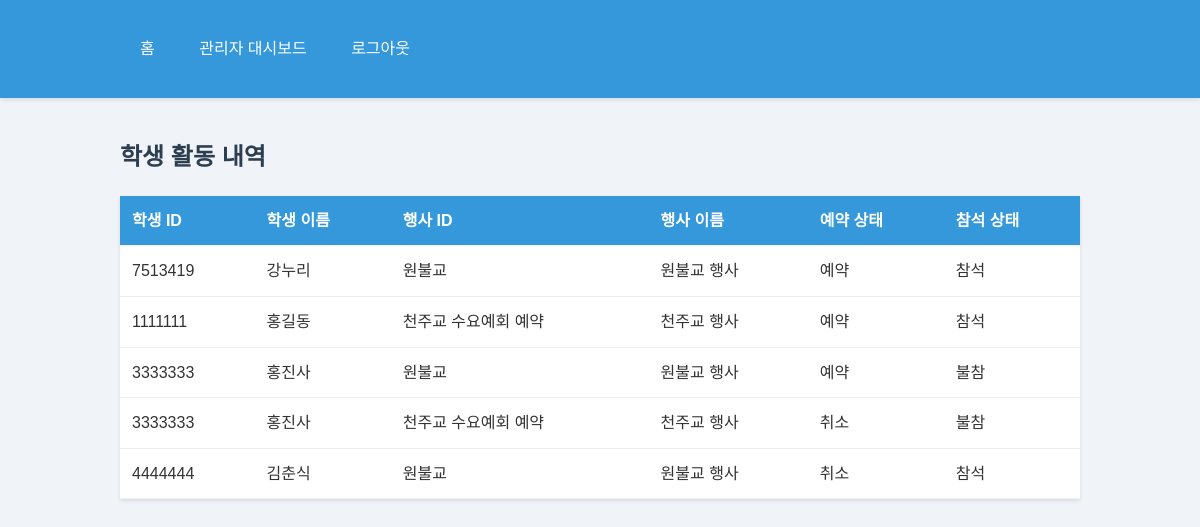
Before: /admin-student-activities/ (signed in) with the older database file.
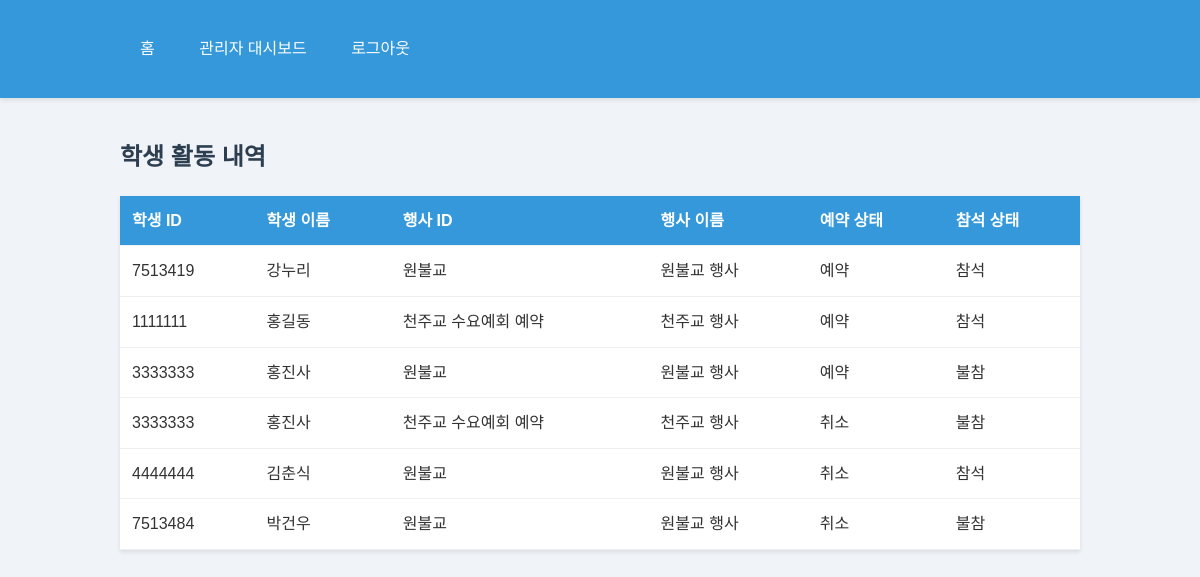
After: the same page with the newer database file.
### main/models.py (models this page shows, shortened)
class EventAttendance(models.Model):
    RESERVATION_CHOICES = [
        ('예약', '예약'),
        ('취소', '취소'),
    ]
    ATTENDANCE_CHOICES = [
        ('불참', '불참'),
        ('참석', '참석'),
    ]
    student = models.ForeignKey(Student, on_delete=models.CASCADE)
    event = models.ForeignKey(ReligiousEvent, on_delete=models.CASCADE)
    reservation = models.CharField(max_length=10, choices=RESERVATION_CHOICES, default='예약')
    attendance = models.CharField(max_length=10, choices=ATTENDANCE_CHOICES, default='불참')
    note = models.CharField(max_length=200, blank=True)
    class Meta:
        unique_together = ('student', 'event')

class Student(models.Model):
    student_id = models.CharField(max_length=7, primary_key=True)
    password = models.CharField(max_length=128)  # 해시된 비밀번호를 저장하기 위해 길이를 늘립니다
    grade = models.CharField(max_length=2)
    company = models.CharField(max_length=1)
    name = models.CharField(max_length=10)
    contact = models.CharField(max_length=12, blank=True)
    note = models.CharField(max_length=200, blank=True)
    class Meta:
        db_table = 'student'  # 기존 테이블 이름을 유지하려면 이 줄을 추가하세요

class ReligiousEvent(models.Model):
    RELIGION_CHOICES = [
        ('원불교', '원불교'),
        ('천주교', '천주교'),
        ('기독교', '기독교'),
        ('불교', '불교'),
    ]
    STATUS_CHOICES = [
        ('예약', '예약'),
        ('종료', '종료'),
        ('취소', '취소'),
    ]
    event_id = models.CharField(max_length=20, primary_key=True)
    date = models.CharField(max_length=10)
    religion = models.CharField(max_length=20, choices=RELIGION_CHOICES)
    status = models.CharField(max_length=10, choices=STATUS_CHOICES, default='예약')
    reserved_count = models.IntegerField(null=True, blank=True)
    attended_count = models.IntegerField(null=True, blank=True)
    note = models.CharField(max_length=200, blank=True)
    name = models.CharField(max_length=100, default='')

### main/views.py (the view)
# urls.py: path('admin-student-activities/', views.admin_student_activities, name='admin_student_activities'),
@admin_login_required
def admin_student_activities(request):
    attendances = EventAttendance.objects.select_related('student', 'event').all()
    return render(request, 'admin_student_activities.html', {'attendances': attendances})

### main/views.py (called while the page is built)
def admin_login_required(view_func):
    @wraps(view_func)
    def wrapper(request, *args, **kwargs):
        if not request.user.is_authenticated or not isinstance(request.user, MyAdmin):
            messages.error(request, '관리자 로그인이 필요합니다.')
            return redirect('admin_login')
        return view_func(request, *args, **kwargs)
    return wrapper

### templates/admin_student_activities.html
{% extends 'base.html' %}
{% block content %}
<h2>학생 활동 내역</h2>
<table>
    <thead>
        <tr>
            <th>학생 ID</th>
            <th>학생 이름</th>
            <th>행사 ID</th>
            <th>행사 이름</th>
            <th>예약 상태</th>
            <th>참석 상태</th>
        </tr>
    </thead>
    <tbody>
        {% for attendance in attendances %}
        <tr>
            <td>{{ attendance.student.student_id }}</td>
            <td>{{ attendance.student.name }}</td>
            <td>{{ attendance.event.event_id }}</td>
            <td>{{ attendance.event.religion }} 행사</td>
            <td>{{ attendance.get_reservation_display }}</td>
            <td>{{ attendance.get_attendance_display }}</td>
        </tr>
        {% endfor %}
    </tbody>
</table>
{% endblock %}

Changed rows visible on the page:
added EventAttendance: student.student_id "7513484", student.name "박건우", event.event_id "원불교", event.religion "원불교", reservation "취소", attendance "불참"
